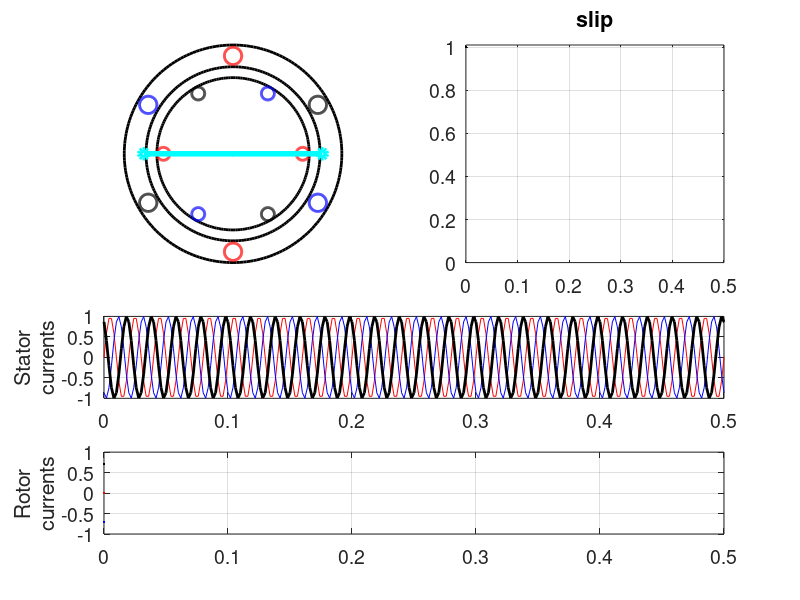

Write the MATLAB code that produced this figure. (Note: this script raises an error after producing the figure.)
clc;clear;

theta = 0:pi*1e-2:2*pi;

cx = 0.1*cos(theta);
cy = 0.1*sin(theta);

sxo = 10*cos(theta);
syo = 10*sin(theta);

sxi = 8*cos(theta);
syi = 8*sin(theta);

sx1 = 0.8*cos(theta);
sy1 = 0.8*sin(theta)+9;

sx2 = 0.8*cos(theta);
sy2 = 0.8*sin(theta) - 9;

sx3 = 0.8*cos(theta) + 9*cosd(30);
sy3 = 0.8*sin(theta) + 9*sind(30);

sx4 = 0.8*cos(theta) - 9*cosd(30);
sy4 = 0.8*sin(theta) - 9*sind(30);

sx5 = 0.8*cos(theta) + 9*cosd(30);
sy5 = 0.8*sin(theta) - 9*sind(30);

sx6 = 0.8*cos(theta) - 9*cosd(30);
sy6 = 0.8*sin(theta) + 9*sind(30);


% ------------------
rxo = 7*cos(theta);
ryo = 7*sin(theta);

% ------------------
t = 0:2e-3:0.5;

% theta_r = linspace(0,(1-slip)*720,100);
% stator_rotation = 7200; %degrees

theta_s = linspace(0,7200,length(t));
% slip = linspace(1,0.05,length(t));
% slip = 1*exp(-5*t);
% slip = 1*ones(1,length(theta_s));

% slip = 1*(theta_s<=720) + 0.5*((theta_s>720)&(theta_s<720*2)) + ...
%     0.25*((theta_s>=720*2)&(theta_s<720*4)) + ...
%     0.05*((theta_s>=720*4)&(theta_s<720*6)) + ...
%     0*(theta_s>=720*6);
slip = 1*(t<=0.1) + 0.5*((t>0.1)&(t<0.2)) + ...
    0.25*((t>=0.2)&(t<0.3)) + ...
    0.05*((t>=0.3)&(t<=0.5));

% nslip = 0*slip;
% nslip(1) = slip(1);
% 
% Tc = 0.005;
% h = t(2) -t(1);
% for k = 1:1:(length(t)-1)
%     nslip(k+1) = nslip(k) + h/Tc*(slip(k)-nslip(k));
% end
% 
% slip = nslip;
% plot(slip)
% return
% t = 0:1e-3:(stator_rotation/360)*20e-3;
isa = 1*sin(2*pi*50*t);
isb = 1*sin(2*pi*50*t-2*pi/3);
isc = 1*sin(2*pi*50*t+2*pi/3);

for k = 1:1:length(t)

ira(k) = 0.3*slip(k)*exp(slip(k))*sin(2*pi*50*slip(k)*t(k));
irb(k) = 0.3*slip(k)*exp(slip(k))*sin(2*pi*50*slip(k)*t(k)-2*pi/3);
irc(k) = 0.3*slip(k)*exp(slip(k))*sin(2*pi*50*slip(k)*t(k)+2*pi/3);

% ira(k) = 0.3*exp(2*slip(k))*sin(2*pi*50*slip(k)*t(k));
% irb(k) = 0.3*exp(2*slip(k))*sin(2*pi*50*slip(k)*t(k)-2*pi/3);
% irc(k) = 0.3*exp(2*slip(k))*sin(2*pi*50*slip(k)*t(k)+2*pi/3);


theta_r = (1-slip(k))*theta_s(k);

rdel = -theta_r;
sdel = -theta_s(k);

rx1 = 0.6*cos(theta) + 6.4*cosd(rdel);
ry1 = 0.6*sin(theta) + 6.4*sind(rdel);

rx2 = 0.6*cos(theta) - 6.4*cosd(rdel);
ry2 = 0.6*sin(theta) - 6.4*sind(rdel);

rx3 = 0.6*cos(theta) + 6.4*cosd(rdel-60);
ry3 = 0.6*sin(theta) + 6.4*sind(rdel-60);

rx4 = 0.6*cos(theta) + 6.4*cosd(rdel+60);
ry4 = 0.6*sin(theta) + 6.4*sind(rdel+60);

rx5 = 0.6*cos(theta) - 6.4*cosd(rdel+60);
ry5 = 0.6*sin(theta) - 6.4*sind(rdel+60);

rx6 = 0.6*cos(theta) - 6.4*cosd(rdel-60);
ry6 = 0.6*sin(theta) - 6.4*sind(rdel-60);

% ----------------------------------
% ----------------------------------

rxarr = [-6.5*cosd(rdel) 6.5*cosd(rdel)];
ryarr = [-6.5*sind(rdel) 6.5*sind(rdel)];

sxarr = [-8.2*cosd(sdel) 8.2*cosd(sdel)];
syarr = [-8.2*sind(sdel) 8.2*sind(sdel)];

figure(1)
subplot(4,2,[1 3])
plot(cx,cy,'k','linewidth',2)
hold on



% stator frames
plot(sxo,syo,'k','linewidth',2)
plot(sxi,syi,'k','linewidth',2)
% patch(sxo, syo, 'black', 'FaceColor', 'black', 'FaceAlpha', 0.1);
% patch(rxo, ryo, 'black', 'FaceColor', 'red', 'FaceAlpha', 0.1);
% patch(sxi, syi, 'blue', 'FaceColor', 'white', 'FaceAlpha', 0.5);
% patch(sxo, syo, 'black', 'FaceColor', 'black', 'FaceAlpha', 0.1);
% stator winding slots
plot(sx1,sy1,'r','linewidth',2)
plot(sx2,sy2,'r','linewidth',2)
plot(sx3,sy3,'k','linewidth',2)
plot(sx4,sy4,'k','linewidth',2)
plot(sx5,sy5,'b','linewidth',2)
plot(sx6,sy6,'b','linewidth',2)

% rotor frame
plot(rxo,ryo,'k','linewidth',2)

% rotor winding slots
plot(rx1,ry1,'r','linewidth',2)
plot(rx2,ry2,'r','linewidth',2)
plot(rx3,ry3,'k','linewidth',2)
plot(rx4,ry4,'b','linewidth',2)
plot(rx5,ry5,'b','linewidth',2)
plot(rx6,ry6,'k','linewidth',2)
% arrow
plot(rxarr,ryarr,'-k','linewidth',3)
plot(sxarr,syarr,'-oc','linewidth',4)

axis equal
axis off
hold off

subplot(4,2,[5 6])

plot(t,isa,'r',t,isb,'b',t,isc,'k','linewidth',2);
grid on;
set(gca,'FontSize',14)
ylabel({'Stator', 'currents'})

subplot(4,2,[7 8])

plot(t(1:k),ira(1:k),'r',...
     t(1:k),irb(1:k),'b',...
     t(1:k),irc(1:k),'k','linewidth',2);
grid on;
ylim([-1 1])
xlim([min(t) max(t)]);
ylabel({'Rotor', 'currents'})
set(gca,'FontSize',14)


subplot(4,2,[2 4])
plot(t(1:k), slip(1:k),'k','linewidth',1)
hold on
% stem(t(k), slip(k),'oc','linewidth',2)
plot([0 t(k)], [slip(k) slip(k)],'-m','linewidth',2)
set(gca,'FontSize',14)
xlim([min(t) max(t)])
ylim([0 1.01])
title('slip')
grid on
hold off
drawnow


% pause(0.1)
saveas(gcf,'casea.png');

B = imread('casea.png');

imwrite(B,strcat('Case_file',num2str(k),'.png'));
end

% ----------------------------------


% subplot(3,1,2)
% 
% subplot(3,1,3)

